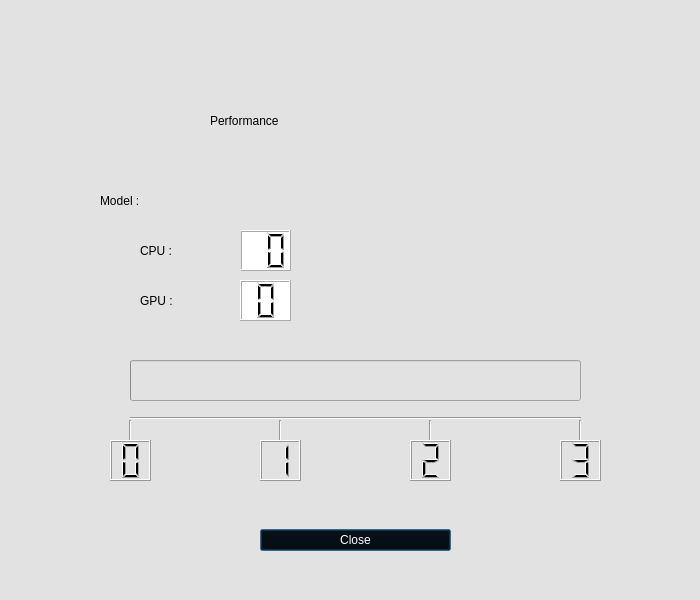
<?xml version="1.0" encoding="UTF-8"?>
<ui version="4.0">
 <class>inference_panel</class>
 <widget class="QDialog" name="inference_panel">
  <property name="geometry">
   <rect>
    <x>0</x>
    <y>0</y>
    <width>700</width>
    <height>600</height>
   </rect>
  </property>
  <property name="minimumSize">
   <size>
    <width>700</width>
    <height>600</height>
   </size>
  </property>
  <property name="maximumSize">
   <size>
    <width>700</width>
    <height>600</height>
   </size>
  </property>
  <property name="windowTitle">
   <string>MIVision Performance</string>
  </property>
  <property name="styleSheet">
   <string notr="true">background-color: rgb(226, 226, 226);</string>
  </property>
  <widget class="QLabel" name="logo_label_2">
   <property name="geometry">
    <rect>
     <x>20</x>
     <y>10</y>
     <width>151</width>
     <height>61</height>
    </rect>
   </property>
   <property name="text">
    <string/>
   </property>
   <property name="pixmap">
    <pixmap resource="resources.qrc">:/images/AMD_NEW_logo_150.png</pixmap>
   </property>
  </widget>
  <widget class="QLabel" name="NGPU_label">
   <property name="geometry">
    <rect>
     <x>140</x>
     <y>280</y>
     <width>101</width>
     <height>41</height>
    </rect>
   </property>
   <property name="styleSheet">
    <string notr="true">color: rgb(0, 0, 0);
font: 75 28pt &quot;Ubuntu&quot;;</string>
   </property>
   <property name="text">
    <string>GPU :</string>
   </property>
  </widget>
  <widget class="QLabel" name="Model_label">
   <property name="geometry">
    <rect>
     <x>100</x>
     <y>180</y>
     <width>131</width>
     <height>41</height>
    </rect>
   </property>
   <property name="styleSheet">
    <string notr="true">color: rgb(0, 0, 0);
font: 75 28pt &quot;Ubuntu&quot;;</string>
   </property>
   <property name="text">
    <string>Model :</string>
   </property>
  </widget>
  <widget class="QLabel" name="modelName_label">
   <property name="geometry">
    <rect>
     <x>240</x>
     <y>180</y>
     <width>401</width>
     <height>41</height>
    </rect>
   </property>
   <property name="styleSheet">
    <string notr="true">color: rgb(170, 0, 0);
font: 75 28pt &quot;Ubuntu&quot;;</string>
   </property>
   <property name="text">
    <string/>
   </property>
  </widget>
  <widget class="QLCDNumber" name="GPU_lcdNumber">
   <property name="geometry">
    <rect>
     <x>240</x>
     <y>280</y>
     <width>51</width>
     <height>41</height>
    </rect>
   </property>
   <property name="styleSheet">
    <string notr="true">background-color: rgb(255, 255, 255);
color: rgb(0, 0, 0);</string>
   </property>
   <property name="digitCount">
    <number>1</number>
   </property>
  </widget>
  <widget class="QLabel" name="logo_label">
   <property name="geometry">
    <rect>
     <x>340</x>
     <y>20</y>
     <width>341</width>
     <height>51</height>
    </rect>
   </property>
   <property name="text">
    <string/>
   </property>
   <property name="pixmap">
    <pixmap resource="resources.qrc">:/images/Radeon_Instinct.png</pixmap>
   </property>
  </widget>
  <widget class="QLabel" name="elapsedTime_label">
   <property name="geometry">
    <rect>
     <x>460</x>
     <y>650</y>
     <width>511</width>
     <height>51</height>
    </rect>
   </property>
   <property name="styleSheet">
    <string notr="true">color: rgb(170, 0, 0);
font: 75 28pt &quot;Ubuntu&quot;;</string>
   </property>
   <property name="text">
    <string/>
   </property>
  </widget>
  <widget class="QLabel" name="header_label">
   <property name="geometry">
    <rect>
     <x>210</x>
     <y>90</y>
     <width>301</width>
     <height>61</height>
    </rect>
   </property>
   <property name="styleSheet">
    <string notr="true">color: rgb(0, 0, 0);
font: 75 38pt &quot;Ubuntu&quot;;</string>
   </property>
   <property name="text">
    <string>Performance</string>
   </property>
  </widget>
  <widget class="QWidget" name="gridLayoutWidget">
   <property name="geometry">
    <rect>
     <x>260</x>
     <y>510</y>
     <width>191</width>
     <height>61</height>
    </rect>
   </property>
   <layout class="QGridLayout" name="gridLayout">
    <item row="0" column="0">
     <widget class="QPushButton" name="close_pushButton">
      <property name="styleSheet">
       <string notr="true">background-color: rgb(0, 0, 0);
color: rgb(255, 255, 255);</string>
      </property>
      <property name="text">
       <string>Close</string>
      </property>
     </widget>
    </item>
   </layout>
  </widget>
  <widget class="QProgressBar" name="progressBar">
   <property name="geometry">
    <rect>
     <x>130</x>
     <y>360</y>
     <width>451</width>
     <height>41</height>
    </rect>
   </property>
   <property name="maximum">
    <number>1710</number>
   </property>
   <property name="value">
    <number>0</number>
   </property>
   <property name="textVisible">
    <bool>false</bool>
   </property>
  </widget>
  <widget class="Line" name="line">
   <property name="geometry">
    <rect>
     <x>130</x>
     <y>410</y>
     <width>451</width>
     <height>16</height>
    </rect>
   </property>
   <property name="styleSheet">
    <string notr="true">color: rgb(0, 0, 0);
</string>
   </property>
   <property name="orientation">
    <enum>Qt::Horizontal</enum>
   </property>
  </widget>
  <widget class="Line" name="line_2">
   <property name="geometry">
    <rect>
     <x>120</x>
     <y>420</y>
     <width>20</width>
     <height>31</height>
    </rect>
   </property>
   <property name="styleSheet">
    <string notr="true">color: rgb(0, 0, 0);</string>
   </property>
   <property name="orientation">
    <enum>Qt::Vertical</enum>
   </property>
  </widget>
  <widget class="Line" name="line_3">
   <property name="geometry">
    <rect>
     <x>270</x>
     <y>420</y>
     <width>20</width>
     <height>31</height>
    </rect>
   </property>
   <property name="styleSheet">
    <string notr="true">color: rgb(0, 0, 0);</string>
   </property>
   <property name="orientation">
    <enum>Qt::Vertical</enum>
   </property>
  </widget>
  <widget class="Line" name="line_4">
   <property name="geometry">
    <rect>
     <x>420</x>
     <y>420</y>
     <width>20</width>
     <height>31</height>
    </rect>
   </property>
   <property name="styleSheet">
    <string notr="true">color: rgb(0, 0, 0);</string>
   </property>
   <property name="orientation">
    <enum>Qt::Vertical</enum>
   </property>
  </widget>
  <widget class="Line" name="line_5">
   <property name="geometry">
    <rect>
     <x>570</x>
     <y>420</y>
     <width>20</width>
     <height>31</height>
    </rect>
   </property>
   <property name="styleSheet">
    <string notr="true">color: rgb(0, 0, 0);</string>
   </property>
   <property name="orientation">
    <enum>Qt::Vertical</enum>
   </property>
  </widget>
  <widget class="QLCDNumber" name="lcdNumber_0">
   <property name="geometry">
    <rect>
     <x>110</x>
     <y>440</y>
     <width>41</width>
     <height>41</height>
    </rect>
   </property>
   <property name="styleSheet">
    <string notr="true">color: rgb(0, 0, 0);</string>
   </property>
   <property name="frameShadow">
    <enum>QFrame::Raised</enum>
   </property>
   <property name="digitCount">
    <number>1</number>
   </property>
  </widget>
  <widget class="QLCDNumber" name="lcdNumber_1">
   <property name="geometry">
    <rect>
     <x>260</x>
     <y>440</y>
     <width>41</width>
     <height>41</height>
    </rect>
   </property>
   <property name="styleSheet">
    <string notr="true">color: rgb(0, 0, 0);</string>
   </property>
   <property name="digitCount">
    <number>1</number>
   </property>
   <property name="intValue" stdset="0">
    <number>1</number>
   </property>
  </widget>
  <widget class="QLCDNumber" name="lcdNumber_3">
   <property name="geometry">
    <rect>
     <x>560</x>
     <y>440</y>
     <width>41</width>
     <height>41</height>
    </rect>
   </property>
   <property name="styleSheet">
    <string notr="true">color: rgb(0, 0, 0);</string>
   </property>
   <property name="digitCount">
    <number>1</number>
   </property>
   <property name="intValue" stdset="0">
    <number>3</number>
   </property>
  </widget>
  <widget class="QLCDNumber" name="lcdNumber_2">
   <property name="geometry">
    <rect>
     <x>410</x>
     <y>440</y>
     <width>41</width>
     <height>41</height>
    </rect>
   </property>
   <property name="styleSheet">
    <string notr="true">color: rgb(0, 0, 0);</string>
   </property>
   <property name="digitCount">
    <number>1</number>
   </property>
   <property name="intValue" stdset="0">
    <number>2</number>
   </property>
  </widget>
  <widget class="QLabel" name="GPUName_label">
   <property name="geometry">
    <rect>
     <x>300</x>
     <y>280</y>
     <width>351</width>
     <height>41</height>
    </rect>
   </property>
   <property name="styleSheet">
    <string notr="true">color: rgb(170, 0, 0);
font: 75 20pt &quot;Ubuntu&quot;;</string>
   </property>
   <property name="text">
    <string/>
   </property>
  </widget>
  <widget class="QLCDNumber" name="CPU_lcdNumber">
   <property name="geometry">
    <rect>
     <x>240</x>
     <y>230</y>
     <width>51</width>
     <height>41</height>
    </rect>
   </property>
   <property name="styleSheet">
    <string notr="true">background-color: rgb(255, 255, 255);
color: rgb(0, 0, 0);</string>
   </property>
   <property name="digitCount">
    <number>2</number>
   </property>
  </widget>
  <widget class="QLabel" name="NCPU_label">
   <property name="geometry">
    <rect>
     <x>140</x>
     <y>230</y>
     <width>101</width>
     <height>41</height>
    </rect>
   </property>
   <property name="styleSheet">
    <string notr="true">color: rgb(0, 0, 0);
font: 75 28pt &quot;Ubuntu&quot;;</string>
   </property>
   <property name="text">
    <string>CPU :</string>
   </property>
  </widget>
  <widget class="QLabel" name="CPUName_label">
   <property name="geometry">
    <rect>
     <x>300</x>
     <y>230</y>
     <width>351</width>
     <height>41</height>
    </rect>
   </property>
   <property name="styleSheet">
    <string notr="true">color: rgb(170, 0, 0);
font: 75 20pt &quot;Ubuntu&quot;;</string>
   </property>
   <property name="text">
    <string/>
   </property>
  </widget>
 </widget>
 <resources>
  <include location="resources.qrc"/>
 </resources>
 <connections/>
</ui>
